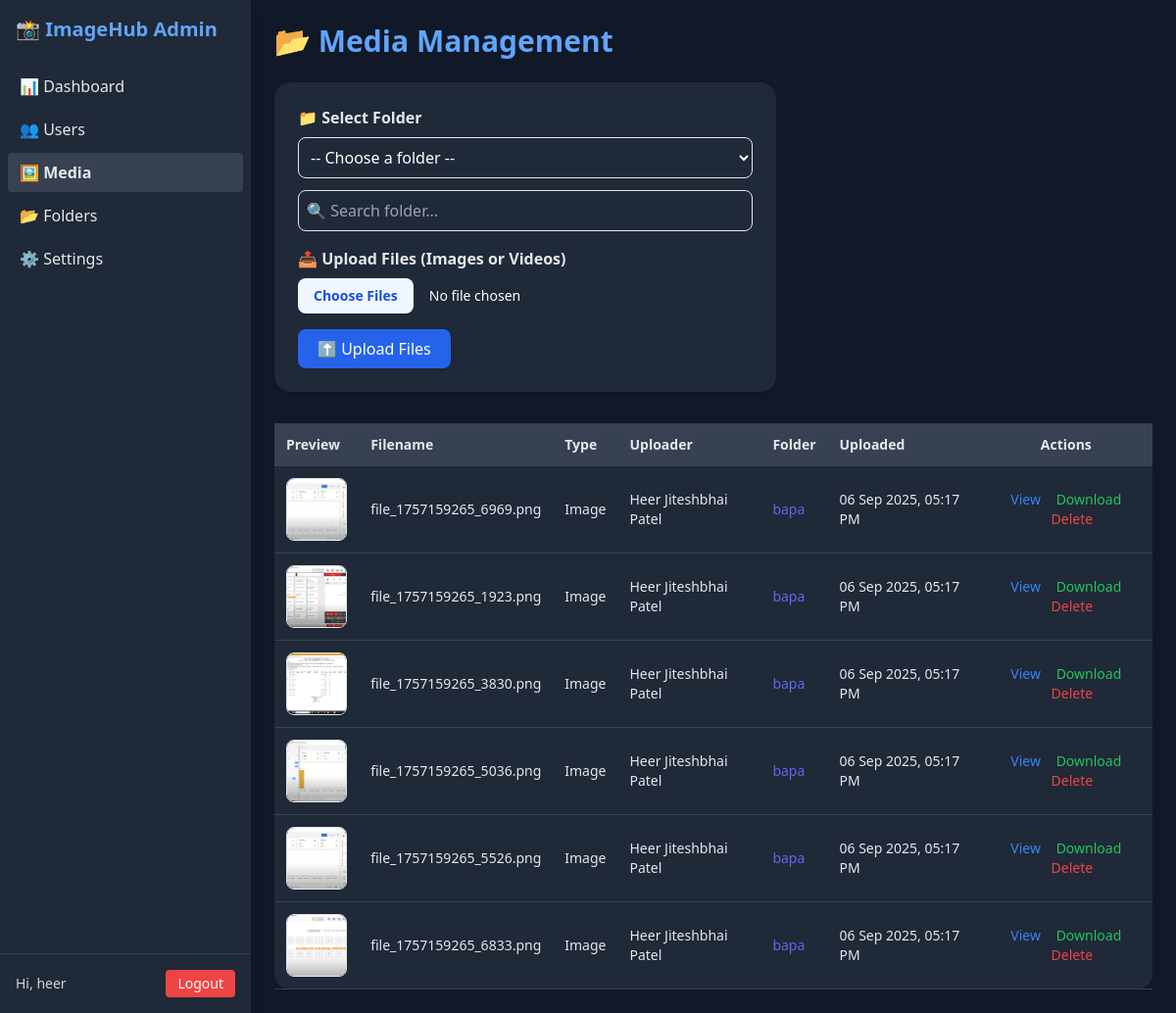
Page /admin/photos.php (signed in) on the committed database.
### tables this page shows
CREATE TABLE `photos` (
  `id` int(11) NOT NULL,
  `user_id` int(11) NOT NULL,
  `filename` varchar(255) NOT NULL,
  `file_type` enum('image','video') NOT NULL,
  `uploaded_at` datetime DEFAULT current_timestamp(),
  `folder_id` int(11) DEFAULT NULL
);

CREATE TABLE `folders` (
  `id` int(11) NOT NULL,
  `user_id` int(11) NOT NULL,
  `folder_name` varchar(255) NOT NULL,
  `folder_path` varchar(500) NOT NULL,
  `created_at` timestamp NOT NULL DEFAULT current_timestamp()
);

CREATE TABLE `users` (
  `id` int(11) NOT NULL,
  `name` varchar(100) NOT NULL,
  `email` varchar(100) NOT NULL,
  `password` varchar(255) NOT NULL,
  `created_at` datetime DEFAULT current_timestamp(),
  `profile_photo` varchar(255) DEFAULT NULL,
  `is_banned` tinyint(1) DEFAULT 0
);

### admin/photos.php (the view, shortened to what this page needs)
<?php
include '../config/db.php';
$stmt = $pdo->prepare("SELECT p.*, u.name AS uploader, f.folder_name, f.folder_path
                       FROM photos p
                       JOIN users u ON p.user_id = u.id
                       LEFT JOIN folders f ON p.folder_id = f.id
                       ORDER BY p.uploaded_at DESC");
$stmt->execute();
$photos = $stmt->fetchAll(PDO::FETCH_ASSOC);
?>
<!DOCTYPE html>
<html lang="en" class="dark">
<head>
  <script src="https://cdn.tailwindcss.com"></script>
</head>
<body class="flex bg-gray-100 dark:bg-gray-900 text-gray-800 dark:text-gray-200 min-h-screen">
<?php include 'sidebar.php'; ?>
<main class="flex-1 p-6">
  <h1 class="text-3xl font-bold mb-6 text-blue-600 dark:text-blue-400">📂 Media Management</h1>
  <form method="POST" enctype="multipart/form-data" class="mb-8 bg-white dark:bg-gray-800 p-6 rounded-2xl shadow max-w-lg">
    <label class="block font-semibold mb-2">📁 Select Folder</label>
    <select id="folderDropdown" name="selected_folder_id" required class="w-full mb-3 p-2 rounded-lg border dark:bg-gray-800 dark:text-white">
      <option value="">-- Choose a folder --</option>
    </select>
    <input type="text" id="folderSearch" onkeyup="filterDropdown('folderSearch','folderDropdown')"
           placeholder="🔍 Search folder..."
           class="w-full p-2 mb-4 rounded-lg border dark:bg-gray-800 dark:text-white">
    <label class="block font-semibold mb-2">📤 Upload Files (Images or Videos)</label>
    <input type="file" name="media[]" multiple required
           accept=".jpg,.jpeg,.png,.gif,.jfif,.webp,.mp4,.mov,.avi,.mkv,.webm,image/*,video/*"
           class="w-full mb-4 text-sm text-gray-800 dark:text-white file:mr-4 file:py-2 file:px-4
                  file:rounded-lg file:border-0 file:text-sm file:font-semibold
                  file:bg-blue-50 file:text-blue-700 hover:file:bg-blue-100" />
    <button type="submit" class="bg-blue-600 hover:bg-blue-700 text-white px-5 py-2 rounded-lg shadow">
      ⬆ Upload Files
    </button>
  </form>
  <div class="overflow-x-auto">
    <table class="min-w-full bg-white dark:bg-gray-800 rounded-2xl shadow text-sm">
      <thead class="bg-gray-200 dark:bg-gray-700 text-left text-gray-700 dark:text-gray-200">
        <tr>
          <th class="p-3">Preview</th>
          <th class="p-3">Filename</th>
          <th class="p-3">Type</th>
          <th class="p-3">Uploader</th>
          <th class="p-3">Folder</th>
          <th class="p-3">Uploaded</th>
          <th class="p-3 text-center">Actions</th>
        </tr>
      </thead>
      <tbody>
        <?php if ($photos): ?>
          <?php foreach ($photos as $photo):
            $filePath = rtrim($photo['folder_path'], '/') . '/' . htmlspecialchars($photo['filename']);
          ?>
            <tr class="border-b dark:border-gray-700 hover:bg-gray-50 dark:hover:bg-gray-700 transition">
              <td class="p-3">
                <?php if ($photo['file_type'] === 'image'): ?>
                  <img src="<?= $filePath ?>" alt="Media" class="w-16 h-16 object-cover rounded-lg border" />
                <?php else: ?>
                  <video src="<?= $filePath ?>" class="w-24 h-16 rounded-lg border" controls></video>
                <?php endif; ?>
              </td>
              <td class="p-3"><?= htmlspecialchars($photo['filename']) ?></td>
              <td class="p-3 capitalize"><?= htmlspecialchars($photo['file_type']) ?></td>
              <td class="p-3"><?= htmlspecialchars($photo['uploader']) ?></td>
              <td class="p-3 font-medium text-indigo-500"><?= htmlspecialchars($photo['folder_name'] ?? '-') ?></td>
              <td class="p-3"><?= date('d M Y, h:i A', strtotime($photo['uploaded_at'])) ?></td>
              <td class="p-3 text-center space-x-3">
                <a href="<?= $filePath ?>" target="_blank" class="text-blue-500 hover:underline">View</a>
                <a href="<?= $filePath ?>" download class="text-green-500 hover:underline">Download</a>
                <a href="delete_photo.php?id=<?= $photo['id'] ?>" onclick="return confirm('Delete this file?')" class="text-red-500 hover:underline">Delete</a>
              </td>
            </tr>
          <?php endforeach; ?>
        <?php else: ?>
          <tr><td colspan="7" class="text-center p-6 text-gray-500">No files uploaded yet.</td></tr>
        <?php endif; ?>
      </tbody>
    </table>
  </div>
</main>
</body>
</html>

### admin/sidebar.php (shortened to what this page needs)
<?php
include '../config/db.php';
$currentPage = basename($_SERVER['PHP_SELF']);
$admin_name = 'Admin';
if (!empty($_SESSION['admin_id'])) {
    $admin_id = $_SESSION['admin_id'];
    $stmt = $pdo->prepare("SELECT name FROM admins WHERE id = ?");
    $stmt->execute([$admin_id]);
    $admin = $stmt->fetch();
    if ($admin) {
        $admin_name = $admin['name'];
    }
}
?>
<!DOCTYPE html>
<html lang="en" class="dark">
<head>
  <script src="https://cdn.tailwindcss.com"></script>
</head>
<body class="bg-gray-100 dark:bg-gray-900 text-gray-800 dark:text-gray-200 min-h-screen flex">
<aside id="sidebar" class="fixed md:static z-40 top-0 left-0 w-64 bg-white dark:bg-gray-800 h-full md:h-auto transform -translate-x-full md:translate-x-0 transition-transform duration-300 ease-in-out shadow-lg flex flex-col pt-20 md:pt-4">
  <div class="hidden md:block text-xl font-bold mb-6 px-4 text-blue-600 dark:text-blue-400">
    📸 ImageHub Admin
  </div>
  <nav class="flex-1 space-y-1 px-2">
    <a href="dashboard.php" class="block py-2 px-3 rounded <?= $currentPage === 'dashboard.php' ? 'bg-blue-100 dark:bg-gray-700 font-semibold' : 'hover:bg-blue-50 dark:hover:bg-gray-700' ?>">📊 Dashboard</a>
    <a href="users.php" class="block py-2 px-3 rounded <?= $currentPage === 'users.php' ? 'bg-blue-100 dark:bg-gray-700 font-semibold' : 'hover:bg-blue-50 dark:hover:bg-gray-700' ?>">👥 Users</a>
    <a href="photos.php" class="block py-2 px-3 rounded <?= $currentPage === 'photos.php' ? 'bg-blue-100 dark:bg-gray-700 font-semibold' : 'hover:bg-blue-50 dark:hover:bg-gray-700' ?>">🖼 Media</a>
    <a href="create_folder.php" class="block py-2 px-3 rounded <?= $currentPage === 'folders.php' ? 'bg-blue-100 dark:bg-gray-700 font-semibold' : 'hover:bg-blue-50 dark:hover:bg-gray-700' ?>">📂 Folders</a>
    <a href="settings.php" class="block py-2 px-3 rounded <?= $currentPage === 'settings.php' ? 'bg-blue-100 dark:bg-gray-700 font-semibold' : 'hover:bg-blue-50 dark:hover:bg-gray-700' ?>">⚙️ Settings</a>
  </nav>
  <div class="p-4 border-t border-gray-200 dark:border-gray-700 text-sm">
    <div class="flex justify-between items-center">
      <span class="text-gray-600 dark:text-gray-300">Hi, <?= htmlspecialchars($admin_name) ?></span>
      <a href="../auth/logout.php" class="bg-red-500 text-white px-3 py-1 rounded hover:bg-red-600">Logout</a>
    </div>
  </div>
</aside>
</body>
</html>

### rows in the picture
photos: folder+filename (picture), filename "file_1757159265_6969.png", file_type "Image", user.name "Heer Jiteshbhai Patel", folder.folder_name "bapa", uploaded_at "06 Sep 2025, 05:17 PM"
photos: folder+filename (picture), filename "file_1757159265_1923.png", file_type "Image", user.name "Heer Jiteshbhai Patel", folder.folder_name "bapa", uploaded_at "06 Sep 2025, 05:17 PM"
photos: folder+filename (picture), filename "file_1757159265_3830.png", file_type "Image", user.name "Heer Jiteshbhai Patel", folder.folder_name "bapa", uploaded_at "06 Sep 2025, 05:17 PM"
photos: folder+filename (picture), filename "file_1757159265_5036.png", file_type "Image", user.name "Heer Jiteshbhai Patel", folder.folder_name "bapa", uploaded_at "06 Sep 2025, 05:17 PM"
photos: folder+filename (picture), filename "file_1757159265_5526.png", file_type "Image", user.name "Heer Jiteshbhai Patel", folder.folder_name "bapa", uploaded_at "06 Sep 2025, 05:17 PM"
photos: folder+filename (picture), filename "file_1757159265_6833.png", file_type "Image", user.name "Heer Jiteshbhai Patel", folder.folder_name "bapa", uploaded_at "06 Sep 2025, 05:17 PM"

### other values in the picture
$admin_name "heer"
